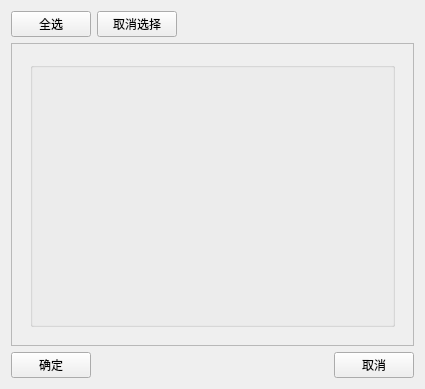
<?xml version="1.0" encoding="UTF-8"?>
<ui version="4.0">
 <class>ShareFile</class>
 <widget class="QWidget" name="ShareFile">
  <property name="geometry">
   <rect>
    <x>0</x>
    <y>0</y>
    <width>425</width>
    <height>389</height>
   </rect>
  </property>
  <property name="windowTitle">
   <string>Form</string>
  </property>
  <layout class="QVBoxLayout" name="verticalLayout_3">
   <item>
    <layout class="QVBoxLayout" name="verticalLayout_2">
     <item>
      <layout class="QHBoxLayout" name="horizontalLayout">
       <item>
        <widget class="QPushButton" name="m_SelectAllPB">
         <property name="text">
          <string>全选</string>
         </property>
        </widget>
       </item>
       <item>
        <widget class="QPushButton" name="m_cancelSelectPB">
         <property name="text">
          <string>取消选择</string>
         </property>
        </widget>
       </item>
       <item>
        <spacer name="horizontalSpacer">
         <property name="orientation">
          <enum>Qt::Horizontal</enum>
         </property>
         <property name="sizeHint" stdset="0">
          <size>
           <width>40</width>
           <height>20</height>
          </size>
         </property>
        </spacer>
       </item>
      </layout>
     </item>
     <item>
      <widget class="QScrollArea" name="scrollArea">
       <property name="widgetResizable">
        <bool>true</bool>
       </property>
       <widget class="QWidget" name="scrollAreaWidgetContents">
        <property name="geometry">
         <rect>
          <x>0</x>
          <y>0</y>
          <width>399</width>
          <height>289</height>
         </rect>
        </property>
        <layout class="QVBoxLayout" name="verticalLayout">
         <item>
          <widget class="QWidget" name="m_friendW" native="true">
           <layout class="QVBoxLayout" name="verticalLayout_4">
            <item>
             <widget class="QGroupBox" name="m_friendsCB">
              <property name="title">
               <string/>
              </property>
              <layout class="QVBoxLayout" name="verticalLayout_5">
               <item>
                <layout class="QVBoxLayout" name="m_friendLayout"/>
               </item>
              </layout>
             </widget>
            </item>
           </layout>
          </widget>
         </item>
        </layout>
       </widget>
      </widget>
     </item>
     <item>
      <layout class="QHBoxLayout" name="horizontalLayout_2">
       <item>
        <widget class="QPushButton" name="m_okPB">
         <property name="text">
          <string>确定</string>
         </property>
        </widget>
       </item>
       <item>
        <spacer name="horizontalSpacer_2">
         <property name="orientation">
          <enum>Qt::Horizontal</enum>
         </property>
         <property name="sizeHint" stdset="0">
          <size>
           <width>40</width>
           <height>20</height>
          </size>
         </property>
        </spacer>
       </item>
       <item>
        <widget class="QPushButton" name="m_cancelPB">
         <property name="text">
          <string>取消</string>
         </property>
        </widget>
       </item>
      </layout>
     </item>
    </layout>
   </item>
  </layout>
 </widget>
 <resources/>
 <connections/>
</ui>
